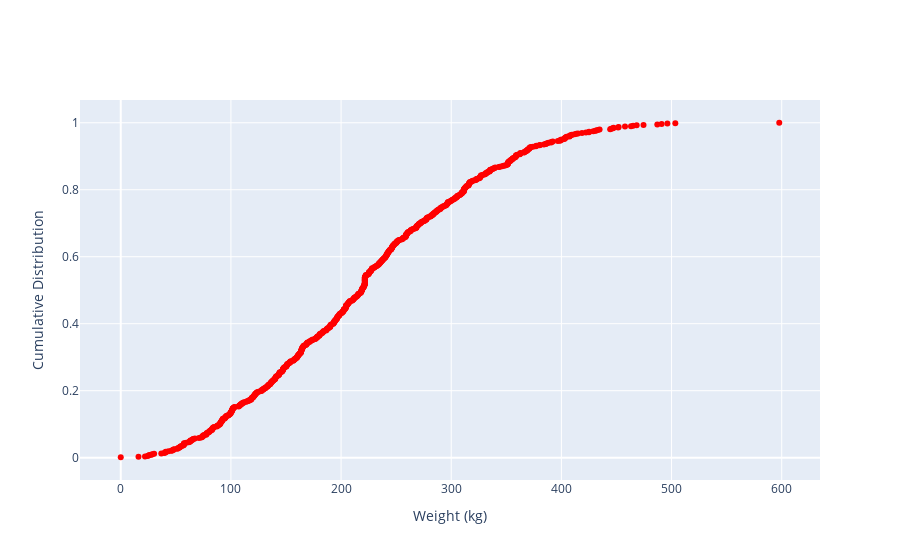

The notebook cell saved with this chart:
### Markdown cell above
### Coupled Criterion

### Code cell
# Plot cumulative distribution of coupled criterion
cc = df["coupled_criterion"][~np.isnan(df["coupled_criterion"])]
sorted_cc = np.sort(cc)
cdf = np.arange(1, len(sorted_cc) + 1) / len(sorted_cc)

fig = go.Figure()
fig.add_trace(go.Scatter(x=sorted_cc, y=cdf, mode="markers", name="Coupled Criterion", marker=dict(color="red")))
fig.update_layout(xaxis_title="Weight (kg)", yaxis_title="Cumulative Distribution")
fig.show()

### Figure 1 — Plotly figure (JSON) as saved in the notebook; plotly's stock layout.template omitted (floating-point values rounded to 4 significant figures; data arrays with more than 128 entries replaced by an {"elided": "..."} marker saying what was removed)
{"data": [{"marker": {"color": "red"}, "mode": "markers", "name": "Coupled Criterion", "type": "scatter", "x": {"elided": "785 float values"}, "y": {"elided": "785 float values"}}], "layout": {"xaxis": {"title": {"text": "Weight (kg)"}}, "yaxis": {"title": {"text": "Cumulative Distribution"}}}}
